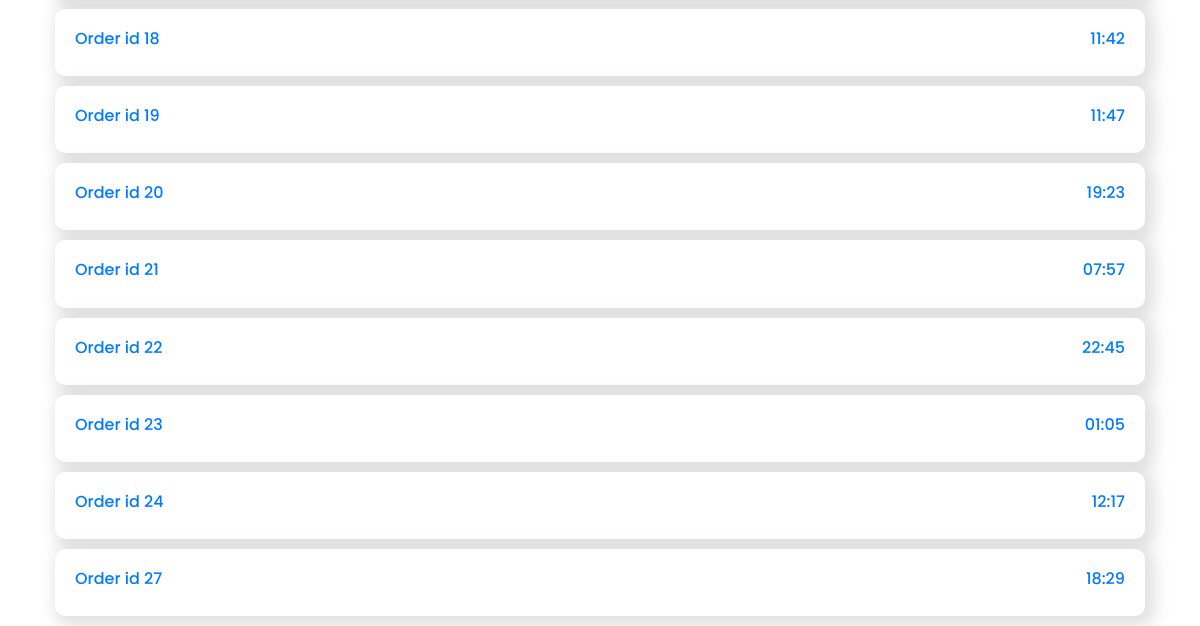
Before: /account/orders (signed in, lower part) with the older database file.
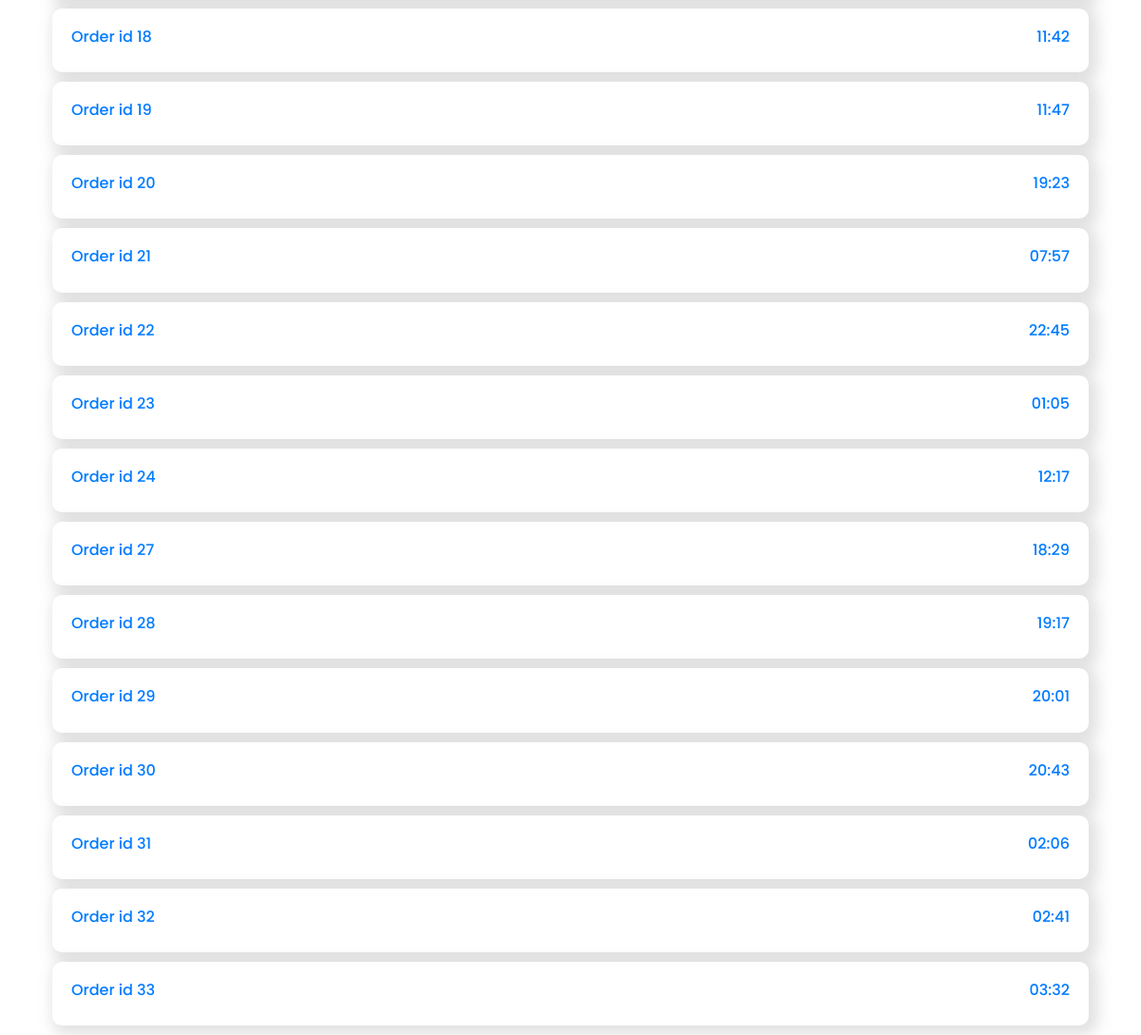
After: the same page with the newer database file.
### models.py (models this page shows, shortened)
class Order(db.Model):
    id = db.Column(db.Integer, primary_key=True)
    order = db.Column(db.String(), nullable=False)
    user = db.Column(db.String(),nullable=False)
    phone = db.Column(db.String(), nullable=False)
    location = db.Column(db.String(), nullable=False)
    branch = db.Column(db.String(), nullable=False)
    date_created = db.Column(db.DateTime, default=datetime.utcnow)

### app.py (the view)
@app.route('/account/orders')
def accountorders():
    print(current_user)
    orders = Order.query.filter_by(user = current_user.name).all()
    return render_template('accountorders.html', orders=orders)

### app.py (called while the page is built)
@login_manager.user_loader
def load_user(user_id):
    return User.query.get(int(user_id))

### models.py (called while the page is built)
    def __repr__(self):
        return f"User('{self.name}', '{self.phone}')"

### templates/accountorders.html (shortened to what this page needs)
{% extends "base.html" %}
{% block body %}
<div class="container">
    {% for order in orders %}
    <a href="{{url_for("order", id=order.id)}}">
    <div class="strip">
        <h6>Order id {{order.id}}</h6>
        <h6>{{order.date_created.strftime("%H:%M")}}</h6>
    </div>
    </a>
    {% endfor %}
</div>
{% endblock %}

### templates/base.html (shortened to what this page needs)
<!doctype html>
<html lang="en">
  <head>
    <link href="https://unpkg.com/aos@2.3.1/dist/aos.css" rel="stylesheet">
    <link rel="stylesheet" href="https://stackpath.bootstrapcdn.com/bootstrap/4.3.1/css/bootstrap.min.css">
    <link rel="stylesheet" href="{{ url_for('static', filename='css/style.css') }}">
  </head>
  <body>
    {% block body %}
    {% endblock %}
  </body>
</html>

### static/css/style.css (style rules this page uses)
html { scroll-behavior: smooth; }
body { font-family: 'Poppins','sans-serif'; }
.strip { background-color:white ; box-shadow: 5px 5px 15px 5px rgba(139, 139, 139, 0.26); margin: 10px; padding: 20px; border-radius: 10px; display: flex; justify-content: space-between; }

Changed rows visible on the page:
added Order: id "28", date_created "19:17"
added Order: id "29", date_created "20:01"
added Order: id "30", date_created "20:43"
added Order: id "31", date_created "02:06"
added Order: id "32", date_created "02:41"
added Order: id "33", date_created "03:32"
